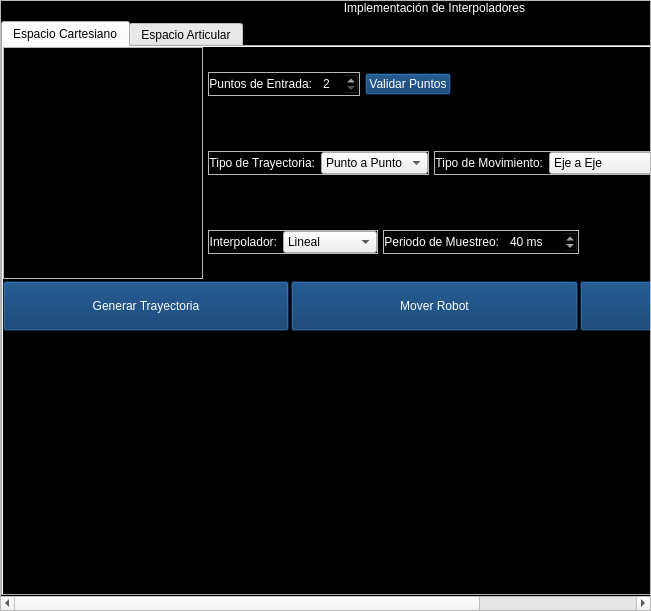
<?xml version="1.0" encoding="UTF-8"?>
<ui version="4.0">
 <class>sim_U2_T9</class>
 <widget class="QWidget" name="sim_U2_T9">
  <property name="geometry">
   <rect>
    <x>0</x>
    <y>0</y>
    <width>651</width>
    <height>611</height>
   </rect>
  </property>
  <property name="windowTitle">
   <string>Sim_U2_T9</string>
  </property>
  <property name="styleSheet">
   <string notr="true">QWidget#sim_U2_T9{
background-color:rgba(0,0,0,0);
}</string>
  </property>
  <layout class="QVBoxLayout" name="verticalLayout">
   <property name="leftMargin">
    <number>0</number>
   </property>
   <property name="topMargin">
    <number>0</number>
   </property>
   <property name="rightMargin">
    <number>0</number>
   </property>
   <property name="bottomMargin">
    <number>0</number>
   </property>
   <item>
    <widget class="QScrollArea" name="scrollArea">
     <property name="widgetResizable">
      <bool>true</bool>
     </property>
     <widget class="QWidget" name="scrollAreaWidgetContents">
      <property name="geometry">
       <rect>
        <x>0</x>
        <y>0</y>
        <width>854</width>
        <height>592</height>
       </rect>
      </property>
      <property name="styleSheet">
       <string notr="true">QWidget#scrollAreaWidgetContents{
background-color:rgb(0,0,0);
}
QLabel{
color:white;
}
QSpinBox{
color:white;
background-color:translucid;
}
QPushButton{
font:16pt &quot;Britannic Bold&quot;;
color:white;
background-color:rgba(0,51,102,200);
}
QPushButton:hover{
background-color:rgba(0,51,150,200);
}
QTabWidget#tabWidget QWidget#tab,
QTabWidget#tabWidget QWidget#tab_2,
QTabWidget#tabWidget QWidget#tab QWidget#scrollAreaWidgetContents_2{
background-color:translucid;
}
QTableWidget {
selection-background-color: black;
}
QHeaderView::section {
background-color: #CCCCCC;
padding: 4px;
border: 1px solid #000000;
font-size: 10pt;
}
QTableWidget::item {
background-color: black;
color: white;
border: 1px solid rgb(80, 80, 80); 
}
QTableWidget::item:selected {
background-color: rgb(0,51,112);
}
QTableWidget QWidget{
background-color: rgb(173,51,51);
}</string>
      </property>
      <layout class="QVBoxLayout" name="verticalLayout_2">
       <property name="leftMargin">
        <number>0</number>
       </property>
       <property name="topMargin">
        <number>0</number>
       </property>
       <property name="rightMargin">
        <number>0</number>
       </property>
       <property name="bottomMargin">
        <number>0</number>
       </property>
       <item>
        <widget class="QLabel" name="label">
         <property name="text">
          <string>Implementación de Interpoladores</string>
         </property>
         <property name="alignment">
          <set>Qt::AlignCenter</set>
         </property>
        </widget>
       </item>
       <item>
        <widget class="QTabWidget" name="tabWidget">
         <property name="currentIndex">
          <number>0</number>
         </property>
         <widget class="QWidget" name="tab">
          <attribute name="title">
           <string>Espacio Cartesiano</string>
          </attribute>
          <layout class="QVBoxLayout" name="verticalLayout_5" stretch="0,0,0,1">
           <property name="spacing">
            <number>2</number>
           </property>
           <property name="leftMargin">
            <number>0</number>
           </property>
           <property name="topMargin">
            <number>0</number>
           </property>
           <property name="rightMargin">
            <number>0</number>
           </property>
           <property name="bottomMargin">
            <number>0</number>
           </property>
           <item>
            <layout class="QHBoxLayout" name="horizontalLayout_11">
             <property name="spacing">
              <number>5</number>
             </property>
             <item>
              <widget class="QScrollArea" name="scrollArea_2">
               <property name="minimumSize">
                <size>
                 <width>200</width>
                 <height>232</height>
                </size>
               </property>
               <property name="widgetResizable">
                <bool>true</bool>
               </property>
               <widget class="QWidget" name="scrollAreaWidgetContents_2">
                <property name="geometry">
                 <rect>
                  <x>0</x>
                  <y>0</y>
                  <width>198</width>
                  <height>230</height>
                 </rect>
                </property>
                <layout class="QHBoxLayout" name="horizontalLayout">
                 <property name="leftMargin">
                  <number>0</number>
                 </property>
                 <property name="topMargin">
                  <number>0</number>
                 </property>
                 <property name="rightMargin">
                  <number>0</number>
                 </property>
                 <property name="bottomMargin">
                  <number>0</number>
                 </property>
                 <item>
                  <spacer name="horizontalSpacer">
                   <property name="orientation">
                    <enum>Qt::Horizontal</enum>
                   </property>
                   <property name="sizeHint" stdset="0">
                    <size>
                     <width>56</width>
                     <height>20</height>
                    </size>
                   </property>
                  </spacer>
                 </item>
                 <item>
                  <widget class="CustomTable" name="ct_puntos" native="true">
                   <property name="minimumSize">
                    <size>
                     <width>50</width>
                     <height>50</height>
                    </size>
                   </property>
                  </widget>
                 </item>
                 <item>
                  <spacer name="horizontalSpacer_2">
                   <property name="orientation">
                    <enum>Qt::Horizontal</enum>
                   </property>
                   <property name="sizeHint" stdset="0">
                    <size>
                     <width>56</width>
                     <height>20</height>
                    </size>
                   </property>
                  </spacer>
                 </item>
                </layout>
               </widget>
              </widget>
             </item>
             <item>
              <layout class="QVBoxLayout" name="verticalLayout_4" stretch="0,0,0">
               <item>
                <layout class="QVBoxLayout" name="verticalLayout_8">
                 <item>
                  <spacer name="verticalSpacer_4">
                   <property name="orientation">
                    <enum>Qt::Vertical</enum>
                   </property>
                   <property name="sizeType">
                    <enum>QSizePolicy::Expanding</enum>
                   </property>
                   <property name="sizeHint" stdset="0">
                    <size>
                     <width>20</width>
                     <height>10</height>
                    </size>
                   </property>
                  </spacer>
                 </item>
                 <item>
                  <layout class="QHBoxLayout" name="horizontalLayout_8">
                   <item>
                    <widget class="QFrame" name="frame_6">
                     <property name="frameShape">
                      <enum>QFrame::StyledPanel</enum>
                     </property>
                     <property name="frameShadow">
                      <enum>QFrame::Raised</enum>
                     </property>
                     <layout class="QHBoxLayout" name="horizontalLayout_7">
                      <property name="leftMargin">
                       <number>0</number>
                      </property>
                      <property name="topMargin">
                       <number>0</number>
                      </property>
                      <property name="rightMargin">
                       <number>0</number>
                      </property>
                      <property name="bottomMargin">
                       <number>0</number>
                      </property>
                      <item>
                       <widget class="QLabel" name="label_2">
                        <property name="text">
                         <string>Puntos de Entrada:</string>
                        </property>
                        <property name="alignment">
                         <set>Qt::AlignRight|Qt::AlignTrailing|Qt::AlignVCenter</set>
                        </property>
                       </widget>
                      </item>
                      <item>
                       <widget class="QSpinBox" name="sb_nPuntosEnt">
                        <property name="enabled">
                         <bool>false</bool>
                        </property>
                        <property name="minimum">
                         <number>2</number>
                        </property>
                       </widget>
                      </item>
                     </layout>
                    </widget>
                   </item>
                   <item>
                    <widget class="QPushButton" name="bt_ValidarPuntos">
                     <property name="text">
                      <string>Validar Puntos</string>
                     </property>
                    </widget>
                   </item>
                   <item>
                    <spacer name="horizontalSpacer_3">
                     <property name="orientation">
                      <enum>Qt::Horizontal</enum>
                     </property>
                     <property name="sizeHint" stdset="0">
                      <size>
                       <width>40</width>
                       <height>20</height>
                      </size>
                     </property>
                    </spacer>
                   </item>
                  </layout>
                 </item>
                 <item>
                  <spacer name="verticalSpacer_3">
                   <property name="orientation">
                    <enum>Qt::Vertical</enum>
                   </property>
                   <property name="sizeType">
                    <enum>QSizePolicy::Expanding</enum>
                   </property>
                   <property name="sizeHint" stdset="0">
                    <size>
                     <width>20</width>
                     <height>10</height>
                    </size>
                   </property>
                  </spacer>
                 </item>
                </layout>
               </item>
               <item>
                <layout class="QVBoxLayout" name="verticalLayout_9">
                 <item>
                  <spacer name="verticalSpacer_6">
                   <property name="orientation">
                    <enum>Qt::Vertical</enum>
                   </property>
                   <property name="sizeHint" stdset="0">
                    <size>
                     <width>20</width>
                     <height>10</height>
                    </size>
                   </property>
                  </spacer>
                 </item>
                 <item>
                  <layout class="QHBoxLayout" name="horizontalLayout_9">
                   <item>
                    <widget class="QFrame" name="frame">
                     <property name="frameShape">
                      <enum>QFrame::StyledPanel</enum>
                     </property>
                     <property name="frameShadow">
                      <enum>QFrame::Raised</enum>
                     </property>
                     <layout class="QHBoxLayout" name="horizontalLayout_2">
                      <property name="leftMargin">
                       <number>0</number>
                      </property>
                      <property name="topMargin">
                       <number>0</number>
                      </property>
                      <property name="rightMargin">
                       <number>0</number>
                      </property>
                      <property name="bottomMargin">
                       <number>0</number>
                      </property>
                      <item>
                       <widget class="QLabel" name="label_3">
                        <property name="text">
                         <string>Tipo de Trayectoria:</string>
                        </property>
                        <property name="alignment">
                         <set>Qt::AlignRight|Qt::AlignTrailing|Qt::AlignVCenter</set>
                        </property>
                       </widget>
                      </item>
                      <item>
                       <widget class="QComboBox" name="cb_tipoTrayec">
                        <item>
                         <property name="text">
                          <string>Punto a Punto</string>
                         </property>
                        </item>
                        <item>
                         <property name="text">
                          <string>Continua</string>
                         </property>
                        </item>
                       </widget>
                      </item>
                     </layout>
                    </widget>
                   </item>
                   <item>
                    <widget class="QFrame" name="fr_tipoMov">
                     <property name="frameShape">
                      <enum>QFrame::StyledPanel</enum>
                     </property>
                     <property name="frameShadow">
                      <enum>QFrame::Raised</enum>
                     </property>
                     <layout class="QHBoxLayout" name="horizontalLayout_3">
                      <property name="leftMargin">
                       <number>0</number>
                      </property>
                      <property name="topMargin">
                       <number>0</number>
                      </property>
                      <property name="rightMargin">
                       <number>0</number>
                      </property>
                      <property name="bottomMargin">
                       <number>0</number>
                      </property>
                      <item>
                       <widget class="QLabel" name="label_4">
                        <property name="text">
                         <string>Tipo de Movimiento:</string>
                        </property>
                        <property name="alignment">
                         <set>Qt::AlignRight|Qt::AlignTrailing|Qt::AlignVCenter</set>
                        </property>
                       </widget>
                      </item>
                      <item>
                       <widget class="QComboBox" name="cb_tipoMov">
                        <item>
                         <property name="text">
                          <string>Eje a Eje</string>
                         </property>
                        </item>
                        <item>
                         <property name="text">
                          <string>Ejes Simultaneos</string>
                         </property>
                        </item>
                        <item>
                         <property name="text">
                          <string>Ejes Coordinados</string>
                         </property>
                        </item>
                       </widget>
                      </item>
                     </layout>
                    </widget>
                   </item>
                   <item>
                    <widget class="QFrame" name="fr_nPuntosR3">
                     <property name="frameShape">
                      <enum>QFrame::StyledPanel</enum>
                     </property>
                     <property name="frameShadow">
                      <enum>QFrame::Raised</enum>
                     </property>
                     <layout class="QHBoxLayout" name="horizontalLayout_4">
                      <property name="leftMargin">
                       <number>0</number>
                      </property>
                      <property name="topMargin">
                       <number>0</number>
                      </property>
                      <property name="rightMargin">
                       <number>0</number>
                      </property>
                      <property name="bottomMargin">
                       <number>0</number>
                      </property>
                      <item>
                       <widget class="QLabel" name="label_5">
                        <property name="text">
                         <string>Cantidad de Puntos R3:</string>
                        </property>
                        <property name="alignment">
                         <set>Qt::AlignRight|Qt::AlignTrailing|Qt::AlignVCenter</set>
                        </property>
                       </widget>
                      </item>
                      <item>
                       <widget class="QSpinBox" name="sb_nPuntosR3">
                        <property name="minimum">
                         <number>2</number>
                        </property>
                        <property name="maximum">
                         <number>999</number>
                        </property>
                        <property name="value">
                         <number>10</number>
                        </property>
                       </widget>
                      </item>
                     </layout>
                    </widget>
                   </item>
                   <item>
                    <spacer name="horizontalSpacer_4">
                     <property name="orientation">
                      <enum>Qt::Horizontal</enum>
                     </property>
                     <property name="sizeHint" stdset="0">
                      <size>
                       <width>40</width>
                       <height>20</height>
                      </size>
                     </property>
                    </spacer>
                   </item>
                  </layout>
                 </item>
                 <item>
                  <spacer name="verticalSpacer_5">
                   <property name="orientation">
                    <enum>Qt::Vertical</enum>
                   </property>
                   <property name="sizeHint" stdset="0">
                    <size>
                     <width>20</width>
                     <height>10</height>
                    </size>
                   </property>
                  </spacer>
                 </item>
                </layout>
               </item>
               <item>
                <layout class="QVBoxLayout" name="verticalLayout_10">
                 <item>
                  <spacer name="verticalSpacer_8">
                   <property name="orientation">
                    <enum>Qt::Vertical</enum>
                   </property>
                   <property name="sizeHint" stdset="0">
                    <size>
                     <width>20</width>
                     <height>10</height>
                    </size>
                   </property>
                  </spacer>
                 </item>
                 <item>
                  <layout class="QHBoxLayout" name="horizontalLayout_10">
                   <item>
                    <widget class="QFrame" name="frame_4">
                     <property name="frameShape">
                      <enum>QFrame::StyledPanel</enum>
                     </property>
                     <property name="frameShadow">
                      <enum>QFrame::Raised</enum>
                     </property>
                     <layout class="QHBoxLayout" name="horizontalLayout_5">
                      <property name="leftMargin">
                       <number>0</number>
                      </property>
                      <property name="topMargin">
                       <number>0</number>
                      </property>
                      <property name="rightMargin">
                       <number>0</number>
                      </property>
                      <property name="bottomMargin">
                       <number>0</number>
                      </property>
                      <item>
                       <widget class="QLabel" name="label_6">
                        <property name="text">
                         <string>Interpolador:</string>
                        </property>
                        <property name="alignment">
                         <set>Qt::AlignRight|Qt::AlignTrailing|Qt::AlignVCenter</set>
                        </property>
                       </widget>
                      </item>
                      <item>
                       <widget class="QComboBox" name="cb_tipoInt">
                        <item>
                         <property name="text">
                          <string>Lineal</string>
                         </property>
                        </item>
                        <item>
                         <property name="text">
                          <string>Trapezoidal</string>
                         </property>
                        </item>
                       </widget>
                      </item>
                     </layout>
                    </widget>
                   </item>
                   <item>
                    <widget class="QFrame" name="fr_Tm">
                     <property name="frameShape">
                      <enum>QFrame::StyledPanel</enum>
                     </property>
                     <property name="frameShadow">
                      <enum>QFrame::Raised</enum>
                     </property>
                     <layout class="QHBoxLayout" name="horizontalLayout_6">
                      <property name="leftMargin">
                       <number>0</number>
                      </property>
                      <property name="topMargin">
                       <number>0</number>
                      </property>
                      <property name="rightMargin">
                       <number>0</number>
                      </property>
                      <property name="bottomMargin">
                       <number>0</number>
                      </property>
                      <item>
                       <widget class="QLabel" name="label_7">
                        <property name="text">
                         <string>Periodo de Muestreo:</string>
                        </property>
                        <property name="alignment">
                         <set>Qt::AlignRight|Qt::AlignTrailing|Qt::AlignVCenter</set>
                        </property>
                       </widget>
                      </item>
                      <item>
                       <widget class="QSpinBox" name="sb_Tm">
                        <property name="suffix">
                         <string> ms</string>
                        </property>
                        <property name="minimum">
                         <number>10</number>
                        </property>
                        <property name="maximum">
                         <number>9999</number>
                        </property>
                        <property name="value">
                         <number>40</number>
                        </property>
                       </widget>
                      </item>
                     </layout>
                    </widget>
                   </item>
                   <item>
                    <spacer name="horizontalSpacer_5">
                     <property name="orientation">
                      <enum>Qt::Horizontal</enum>
                     </property>
                     <property name="sizeHint" stdset="0">
                      <size>
                       <width>40</width>
                       <height>20</height>
                      </size>
                     </property>
                    </spacer>
                   </item>
                  </layout>
                 </item>
                 <item>
                  <spacer name="verticalSpacer_7">
                   <property name="orientation">
                    <enum>Qt::Vertical</enum>
                   </property>
                   <property name="sizeHint" stdset="0">
                    <size>
                     <width>20</width>
                     <height>10</height>
                    </size>
                   </property>
                  </spacer>
                 </item>
                </layout>
               </item>
              </layout>
             </item>
            </layout>
           </item>
           <item>
            <layout class="QHBoxLayout" name="horizontalLayout_12">
             <item>
              <widget class="QPushButton" name="bt_genTrayec">
               <property name="enabled">
                <bool>false</bool>
               </property>
               <property name="minimumSize">
                <size>
                 <width>0</width>
                 <height>50</height>
                </size>
               </property>
               <property name="toolTip">
                <string>Valida los puntos primero</string>
               </property>
               <property name="statusTip">
                <string/>
               </property>
               <property name="text">
                <string>Generar Trayectoria</string>
               </property>
              </widget>
             </item>
             <item>
              <widget class="QPushButton" name="bt_movRob">
               <property name="enabled">
                <bool>false</bool>
               </property>
               <property name="minimumSize">
                <size>
                 <width>0</width>
                 <height>50</height>
                </size>
               </property>
               <property name="text">
                <string>Mover Robot</string>
               </property>
              </widget>
             </item>
             <item>
              <widget class="QPushButton" name="bt_detRob">
               <property name="minimumSize">
                <size>
                 <width>0</width>
                 <height>50</height>
                </size>
               </property>
               <property name="text">
                <string>Detener Robot</string>
               </property>
              </widget>
             </item>
            </layout>
           </item>
           <item>
            <widget class="GLView" name="gv_1" native="true">
             <property name="minimumSize">
              <size>
               <width>0</width>
               <height>50</height>
              </size>
             </property>
            </widget>
           </item>
           <item>
            <spacer name="verticalSpacer">
             <property name="orientation">
              <enum>Qt::Vertical</enum>
             </property>
             <property name="sizeType">
              <enum>QSizePolicy::Expanding</enum>
             </property>
             <property name="sizeHint" stdset="0">
              <size>
               <width>20</width>
               <height>178</height>
              </size>
             </property>
            </spacer>
           </item>
          </layout>
         </widget>
         <widget class="QWidget" name="tab_2">
          <attribute name="title">
           <string>Espacio Articular</string>
          </attribute>
          <layout class="QVBoxLayout" name="verticalLayout_3" stretch="0,1">
           <property name="leftMargin">
            <number>0</number>
           </property>
           <property name="topMargin">
            <number>0</number>
           </property>
           <property name="rightMargin">
            <number>0</number>
           </property>
           <property name="bottomMargin">
            <number>0</number>
           </property>
           <item>
            <layout class="QGridLayout" name="gridLayout" columnstretch="20,19,19,19">
             <property name="spacing">
              <number>2</number>
             </property>
             <item row="0" column="0">
              <widget class="QLabel" name="label_8">
               <property name="text">
                <string>Articulación 1</string>
               </property>
               <property name="alignment">
                <set>Qt::AlignCenter</set>
               </property>
              </widget>
             </item>
             <item row="0" column="1">
              <widget class="QLabel" name="label_9">
               <property name="text">
                <string>Articulación 2</string>
               </property>
               <property name="alignment">
                <set>Qt::AlignCenter</set>
               </property>
              </widget>
             </item>
             <item row="0" column="2">
              <widget class="QLabel" name="label_10">
               <property name="text">
                <string>Articulación 3</string>
               </property>
               <property name="alignment">
                <set>Qt::AlignCenter</set>
               </property>
              </widget>
             </item>
             <item row="0" column="3">
              <widget class="QLabel" name="label_11">
               <property name="text">
                <string>Articulación 4</string>
               </property>
               <property name="alignment">
                <set>Qt::AlignCenter</set>
               </property>
              </widget>
             </item>
             <item row="1" column="0">
              <widget class="CustomPlotWidget" name="cp_q_1" native="true">
               <property name="minimumSize">
                <size>
                 <width>50</width>
                 <height>50</height>
                </size>
               </property>
               <property name="styleSheet">
                <string notr="true">background-color:gray;</string>
               </property>
              </widget>
             </item>
             <item row="1" column="1">
              <widget class="CustomPlotWidget" name="cp_q_2" native="true">
               <property name="minimumSize">
                <size>
                 <width>50</width>
                 <height>50</height>
                </size>
               </property>
               <property name="styleSheet">
                <string notr="true">background-color:gray;</string>
               </property>
              </widget>
             </item>
             <item row="1" column="2">
              <widget class="CustomPlotWidget" name="cp_q_3" native="true">
               <property name="minimumSize">
                <size>
                 <width>50</width>
                 <height>50</height>
                </size>
               </property>
               <property name="styleSheet">
                <string notr="true">background-color:gray;</string>
               </property>
              </widget>
             </item>
             <item row="1" column="3">
              <widget class="CustomPlotWidget" name="cp_q_4" native="true">
               <property name="minimumSize">
                <size>
                 <width>50</width>
                 <height>50</height>
                </size>
               </property>
               <property name="styleSheet">
                <string notr="true">background-color:gray;</string>
               </property>
              </widget>
             </item>
             <item row="2" column="0">
              <widget class="CustomPlotWidget" name="cp_qp_1" native="true">
               <property name="minimumSize">
                <size>
                 <width>50</width>
                 <height>50</height>
                </size>
               </property>
               <property name="styleSheet">
                <string notr="true">background-color:gray;</string>
               </property>
              </widget>
             </item>
             <item row="2" column="1">
              <widget class="CustomPlotWidget" name="cp_qp_2" native="true">
               <property name="minimumSize">
                <size>
                 <width>50</width>
                 <height>50</height>
                </size>
               </property>
               <property name="styleSheet">
                <string notr="true">background-color:gray;</string>
               </property>
              </widget>
             </item>
             <item row="2" column="2">
              <widget class="CustomPlotWidget" name="cp_qp_3" native="true">
               <property name="minimumSize">
                <size>
                 <width>50</width>
                 <height>50</height>
                </size>
               </property>
               <property name="styleSheet">
                <string notr="true">background-color:gray;</string>
               </property>
              </widget>
             </item>
             <item row="2" column="3">
              <widget class="CustomPlotWidget" name="cp_qp_4" native="true">
               <property name="minimumSize">
                <size>
                 <width>50</width>
                 <height>50</height>
                </size>
               </property>
               <property name="styleSheet">
                <string notr="true">background-color:gray;</string>
               </property>
              </widget>
             </item>
             <item row="3" column="0">
              <widget class="CustomPlotWidget" name="cp_qpp_1" native="true">
               <property name="minimumSize">
                <size>
                 <width>50</width>
                 <height>50</height>
                </size>
               </property>
               <property name="styleSheet">
                <string notr="true">background-color:gray;</string>
               </property>
              </widget>
             </item>
             <item row="3" column="1">
              <widget class="CustomPlotWidget" name="cp_qpp_2" native="true">
               <property name="minimumSize">
                <size>
                 <width>50</width>
                 <height>50</height>
                </size>
               </property>
               <property name="styleSheet">
                <string notr="true">background-color:gray;</string>
               </property>
              </widget>
             </item>
             <item row="3" column="2">
              <widget class="CustomPlotWidget" name="cp_qpp_3" native="true">
               <property name="minimumSize">
                <size>
                 <width>50</width>
                 <height>50</height>
                </size>
               </property>
               <property name="styleSheet">
                <string notr="true">background-color:gray;</string>
               </property>
              </widget>
             </item>
             <item row="3" column="3">
              <widget class="CustomPlotWidget" name="cp_qpp_4" native="true">
               <property name="minimumSize">
                <size>
                 <width>50</width>
                 <height>50</height>
                </size>
               </property>
               <property name="styleSheet">
                <string notr="true">background-color:gray;</string>
               </property>
              </widget>
             </item>
             <item row="4" column="0">
              <widget class="CustomPlotWidget" name="cp_qppp_1" native="true">
               <property name="minimumSize">
                <size>
                 <width>50</width>
                 <height>50</height>
                </size>
               </property>
               <property name="styleSheet">
                <string notr="true">background-color:gray;</string>
               </property>
              </widget>
             </item>
             <item row="4" column="1">
              <widget class="CustomPlotWidget" name="cp_qppp_2" native="true">
               <property name="minimumSize">
                <size>
                 <width>50</width>
                 <height>50</height>
                </size>
               </property>
               <property name="styleSheet">
                <string notr="true">background-color:gray;</string>
               </property>
              </widget>
             </item>
             <item row="4" column="2">
              <widget class="CustomPlotWidget" name="cp_qppp_3" native="true">
               <property name="minimumSize">
                <size>
                 <width>50</width>
                 <height>50</height>
                </size>
               </property>
               <property name="styleSheet">
                <string notr="true">background-color:gray;</string>
               </property>
              </widget>
             </item>
             <item row="4" column="3">
              <widget class="CustomPlotWidget" name="cp_qppp_4" native="true">
               <property name="minimumSize">
                <size>
                 <width>50</width>
                 <height>50</height>
                </size>
               </property>
               <property name="styleSheet">
                <string notr="true">background-color:gray;</string>
               </property>
              </widget>
             </item>
            </layout>
           </item>
           <item>
            <spacer name="verticalSpacer_2">
             <property name="orientation">
              <enum>Qt::Vertical</enum>
             </property>
             <property name="sizeHint" stdset="0">
              <size>
               <width>20</width>
               <height>306</height>
              </size>
             </property>
            </spacer>
           </item>
          </layout>
         </widget>
        </widget>
       </item>
      </layout>
     </widget>
    </widget>
   </item>
  </layout>
 </widget>
 <customwidgets>
  <customwidget>
   <class>CustomPlotWidget</class>
   <extends>QWidget</extends>
   <header>clases.PlotWidget</header>
   <container>1</container>
  </customwidget>
  <customwidget>
   <class>CustomTable</class>
   <extends>QWidget</extends>
   <header>clases.CustomTable</header>
   <container>1</container>
  </customwidget>
  <customwidget>
   <class>GLView</class>
   <extends>QWidget</extends>
   <header location="global">clases.GLView</header>
   <container>1</container>
  </customwidget>
 </customwidgets>
 <resources/>
 <connections/>
</ui>
